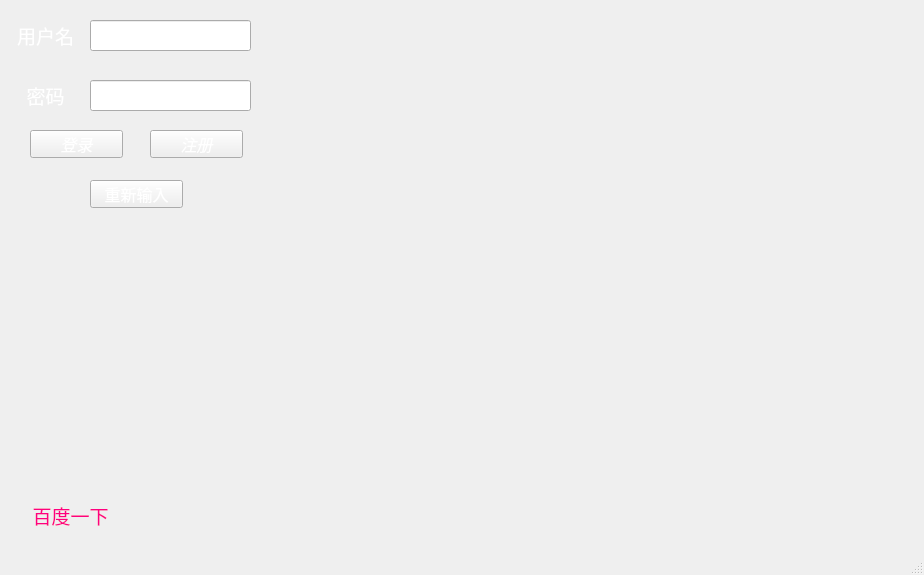
<?xml version="1.0" encoding="UTF-8"?>
<ui version="4.0">
 <class>MainWindow</class>
 <widget class="QMainWindow" name="MainWindow">
  <property name="geometry">
   <rect>
    <x>0</x>
    <y>0</y>
    <width>924</width>
    <height>575</height>
   </rect>
  </property>
  <property name="windowTitle">
   <string>黎青青亲亲</string>
  </property>
  <property name="windowIcon">
   <iconset>
    <normaloff>火狐.ico</normaloff>火狐.ico</iconset>
  </property>
  <property name="windowOpacity">
   <double>1.000000000000000</double>
  </property>
  <property name="styleSheet">
   <string notr="true">border-image: url(:/背景图片/题库训练美少女背景.gif);</string>
  </property>
  <widget class="QWidget" name="centralwidget">
   <widget class="QLabel" name="label">
    <property name="geometry">
     <rect>
      <x>0</x>
      <y>20</y>
      <width>91</width>
      <height>31</height>
     </rect>
    </property>
    <property name="palette">
     <palette>
      <active/>
      <inactive/>
      <disabled/>
     </palette>
    </property>
    <property name="text">
     <string>&lt;html&gt;&lt;head/&gt;&lt;body&gt;&lt;p align=&quot;center&quot;&gt;&lt;span style=&quot; font-size:14pt; color:#ffffff;&quot;&gt;用户名&lt;/span&gt;&lt;/p&gt;&lt;/body&gt;&lt;/html&gt;</string>
    </property>
    <property name="textFormat">
     <enum>Qt::MarkdownText</enum>
    </property>
   </widget>
   <widget class="QLineEdit" name="lineEdit">
    <property name="geometry">
     <rect>
      <x>90</x>
      <y>20</y>
      <width>161</width>
      <height>31</height>
     </rect>
    </property>
    <property name="styleSheet">
     <string notr="true">border-image: url(:/背景图片/纯白图片背景.jpg);</string>
    </property>
    <property name="text">
     <string/>
    </property>
    <property name="dragEnabled">
     <bool>false</bool>
    </property>
   </widget>
   <widget class="QLabel" name="label_2">
    <property name="geometry">
     <rect>
      <x>0</x>
      <y>80</y>
      <width>91</width>
      <height>31</height>
     </rect>
    </property>
    <property name="palette">
     <palette>
      <active/>
      <inactive/>
      <disabled/>
     </palette>
    </property>
    <property name="text">
     <string>&lt;html&gt;&lt;head/&gt;&lt;body&gt;&lt;p align=&quot;center&quot;&gt;&lt;span style=&quot; font-size:14pt; color:#ffffff;&quot;&gt;密码&lt;/span&gt;&lt;/p&gt;&lt;/body&gt;&lt;/html&gt;</string>
    </property>
    <property name="textFormat">
     <enum>Qt::MarkdownText</enum>
    </property>
   </widget>
   <widget class="QLineEdit" name="lineEdit_2">
    <property name="geometry">
     <rect>
      <x>90</x>
      <y>80</y>
      <width>161</width>
      <height>31</height>
     </rect>
    </property>
    <property name="styleSheet">
     <string notr="true">border-image: url(:/背景图片/纯白图片背景.jpg);</string>
    </property>
   </widget>
   <widget class="QLabel" name="label_3">
    <property name="geometry">
     <rect>
      <x>0</x>
      <y>490</y>
      <width>141</width>
      <height>51</height>
     </rect>
    </property>
    <property name="styleSheet">
     <string notr="true">border-image: url(:/背景图片/纯白图片背景.jpg);</string>
    </property>
    <property name="text">
     <string>&lt;html&gt;&lt;head/&gt;&lt;body&gt;&lt;p align=&quot;center&quot;&gt;&lt;span style=&quot; font-size:14pt; color:#ff007f;&quot;&gt;百度一下&lt;/span&gt;&lt;/p&gt;&lt;/body&gt;&lt;/html&gt;</string>
    </property>
    <property name="openExternalLinks">
     <bool>true</bool>
    </property>
   </widget>
   <widget class="QPushButton" name="pushButton">
    <property name="geometry">
     <rect>
      <x>30</x>
      <y>130</y>
      <width>93</width>
      <height>28</height>
     </rect>
    </property>
    <property name="palette">
     <palette>
      <active>
       <colorrole role="WindowText">
        <brush brushstyle="SolidPattern">
         <color alpha="255">
          <red>255</red>
          <green>0</green>
          <blue>127</blue>
         </color>
        </brush>
       </colorrole>
       <colorrole role="Text">
        <brush brushstyle="SolidPattern">
         <color alpha="255">
          <red>255</red>
          <green>0</green>
          <blue>127</blue>
         </color>
        </brush>
       </colorrole>
       <colorrole role="ButtonText">
        <brush brushstyle="SolidPattern">
         <color alpha="255">
          <red>255</red>
          <green>255</green>
          <blue>255</blue>
         </color>
        </brush>
       </colorrole>
       <colorrole role="PlaceholderText">
        <brush brushstyle="SolidPattern">
         <color alpha="128">
          <red>255</red>
          <green>0</green>
          <blue>127</blue>
         </color>
        </brush>
       </colorrole>
      </active>
      <inactive>
       <colorrole role="WindowText">
        <brush brushstyle="SolidPattern">
         <color alpha="255">
          <red>255</red>
          <green>0</green>
          <blue>127</blue>
         </color>
        </brush>
       </colorrole>
       <colorrole role="Text">
        <brush brushstyle="SolidPattern">
         <color alpha="255">
          <red>255</red>
          <green>0</green>
          <blue>127</blue>
         </color>
        </brush>
       </colorrole>
       <colorrole role="ButtonText">
        <brush brushstyle="SolidPattern">
         <color alpha="255">
          <red>255</red>
          <green>255</green>
          <blue>255</blue>
         </color>
        </brush>
       </colorrole>
       <colorrole role="PlaceholderText">
        <brush brushstyle="SolidPattern">
         <color alpha="128">
          <red>255</red>
          <green>0</green>
          <blue>127</blue>
         </color>
        </brush>
       </colorrole>
      </inactive>
      <disabled>
       <colorrole role="WindowText">
        <brush brushstyle="SolidPattern">
         <color alpha="255">
          <red>120</red>
          <green>120</green>
          <blue>120</blue>
         </color>
        </brush>
       </colorrole>
       <colorrole role="Text">
        <brush brushstyle="SolidPattern">
         <color alpha="255">
          <red>120</red>
          <green>120</green>
          <blue>120</blue>
         </color>
        </brush>
       </colorrole>
       <colorrole role="ButtonText">
        <brush brushstyle="SolidPattern">
         <color alpha="255">
          <red>120</red>
          <green>120</green>
          <blue>120</blue>
         </color>
        </brush>
       </colorrole>
       <colorrole role="PlaceholderText">
        <brush brushstyle="SolidPattern">
         <color alpha="128">
          <red>0</red>
          <green>0</green>
          <blue>0</blue>
         </color>
        </brush>
       </colorrole>
      </disabled>
     </palette>
    </property>
    <property name="font">
     <font>
      <family>Arial</family>
      <pointsize>12</pointsize>
      <italic>true</italic>
     </font>
    </property>
    <property name="text">
     <string>登录</string>
    </property>
   </widget>
   <widget class="QPushButton" name="pushButton_2">
    <property name="geometry">
     <rect>
      <x>150</x>
      <y>130</y>
      <width>93</width>
      <height>28</height>
     </rect>
    </property>
    <property name="palette">
     <palette>
      <active>
       <colorrole role="WindowText">
        <brush brushstyle="SolidPattern">
         <color alpha="255">
          <red>255</red>
          <green>0</green>
          <blue>127</blue>
         </color>
        </brush>
       </colorrole>
       <colorrole role="Text">
        <brush brushstyle="SolidPattern">
         <color alpha="255">
          <red>255</red>
          <green>0</green>
          <blue>127</blue>
         </color>
        </brush>
       </colorrole>
       <colorrole role="ButtonText">
        <brush brushstyle="SolidPattern">
         <color alpha="255">
          <red>255</red>
          <green>255</green>
          <blue>255</blue>
         </color>
        </brush>
       </colorrole>
       <colorrole role="PlaceholderText">
        <brush brushstyle="SolidPattern">
         <color alpha="128">
          <red>255</red>
          <green>0</green>
          <blue>127</blue>
         </color>
        </brush>
       </colorrole>
      </active>
      <inactive>
       <colorrole role="WindowText">
        <brush brushstyle="SolidPattern">
         <color alpha="255">
          <red>255</red>
          <green>0</green>
          <blue>127</blue>
         </color>
        </brush>
       </colorrole>
       <colorrole role="Text">
        <brush brushstyle="SolidPattern">
         <color alpha="255">
          <red>255</red>
          <green>0</green>
          <blue>127</blue>
         </color>
        </brush>
       </colorrole>
       <colorrole role="ButtonText">
        <brush brushstyle="SolidPattern">
         <color alpha="255">
          <red>255</red>
          <green>255</green>
          <blue>255</blue>
         </color>
        </brush>
       </colorrole>
       <colorrole role="PlaceholderText">
        <brush brushstyle="SolidPattern">
         <color alpha="128">
          <red>255</red>
          <green>0</green>
          <blue>127</blue>
         </color>
        </brush>
       </colorrole>
      </inactive>
      <disabled>
       <colorrole role="WindowText">
        <brush brushstyle="SolidPattern">
         <color alpha="255">
          <red>120</red>
          <green>120</green>
          <blue>120</blue>
         </color>
        </brush>
       </colorrole>
       <colorrole role="Text">
        <brush brushstyle="SolidPattern">
         <color alpha="255">
          <red>120</red>
          <green>120</green>
          <blue>120</blue>
         </color>
        </brush>
       </colorrole>
       <colorrole role="ButtonText">
        <brush brushstyle="SolidPattern">
         <color alpha="255">
          <red>120</red>
          <green>120</green>
          <blue>120</blue>
         </color>
        </brush>
       </colorrole>
       <colorrole role="PlaceholderText">
        <brush brushstyle="SolidPattern">
         <color alpha="128">
          <red>0</red>
          <green>0</green>
          <blue>0</blue>
         </color>
        </brush>
       </colorrole>
      </disabled>
     </palette>
    </property>
    <property name="font">
     <font>
      <family>Arial</family>
      <pointsize>12</pointsize>
      <italic>true</italic>
     </font>
    </property>
    <property name="text">
     <string>注册</string>
    </property>
   </widget>
   <widget class="QPushButton" name="pushButton_3">
    <property name="geometry">
     <rect>
      <x>90</x>
      <y>180</y>
      <width>93</width>
      <height>28</height>
     </rect>
    </property>
    <property name="palette">
     <palette>
      <active>
       <colorrole role="ButtonText">
        <brush brushstyle="SolidPattern">
         <color alpha="255">
          <red>255</red>
          <green>255</green>
          <blue>255</blue>
         </color>
        </brush>
       </colorrole>
      </active>
      <inactive>
       <colorrole role="ButtonText">
        <brush brushstyle="SolidPattern">
         <color alpha="255">
          <red>255</red>
          <green>255</green>
          <blue>255</blue>
         </color>
        </brush>
       </colorrole>
      </inactive>
      <disabled>
       <colorrole role="ButtonText">
        <brush brushstyle="SolidPattern">
         <color alpha="255">
          <red>120</red>
          <green>120</green>
          <blue>120</blue>
         </color>
        </brush>
       </colorrole>
      </disabled>
     </palette>
    </property>
    <property name="font">
     <font>
      <family>Arial</family>
      <pointsize>12</pointsize>
      <italic>false</italic>
     </font>
    </property>
    <property name="text">
     <string>重新输入</string>
    </property>
   </widget>
  </widget>
  <widget class="QMenuBar" name="menubar">
   <property name="geometry">
    <rect>
     <x>0</x>
     <y>0</y>
     <width>924</width>
     <height>26</height>
    </rect>
   </property>
  </widget>
  <widget class="QStatusBar" name="statusbar"/>
 </widget>
 <resources>
  <include location="image/image.qrc"/>
 </resources>
 <connections>
  <connection>
   <sender>pushButton_3</sender>
   <signal>clicked()</signal>
   <receiver>lineEdit_2</receiver>
   <slot>clear()</slot>
   <hints>
    <hint type="sourcelabel">
     <x>147</x>
     <y>220</y>
    </hint>
    <hint type="destinationlabel">
     <x>233</x>
     <y>125</y>
    </hint>
   </hints>
  </connection>
  <connection>
   <sender>pushButton_3</sender>
   <signal>clicked()</signal>
   <receiver>lineEdit</receiver>
   <slot>clear()</slot>
   <hints>
    <hint type="sourcelabel">
     <x>95</x>
     <y>220</y>
    </hint>
    <hint type="destinationlabel">
     <x>242</x>
     <y>67</y>
    </hint>
   </hints>
  </connection>
 </connections>
</ui>
